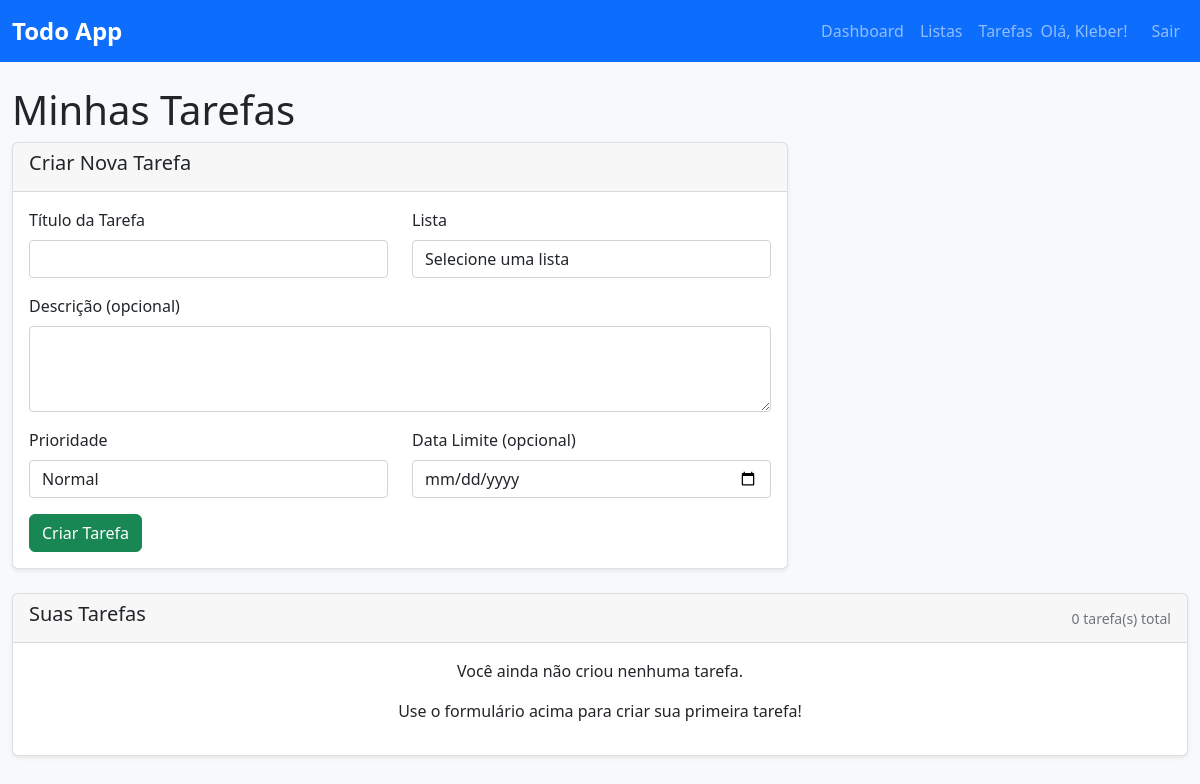
The page /tarefas (signed in) on the database as committed earlier.
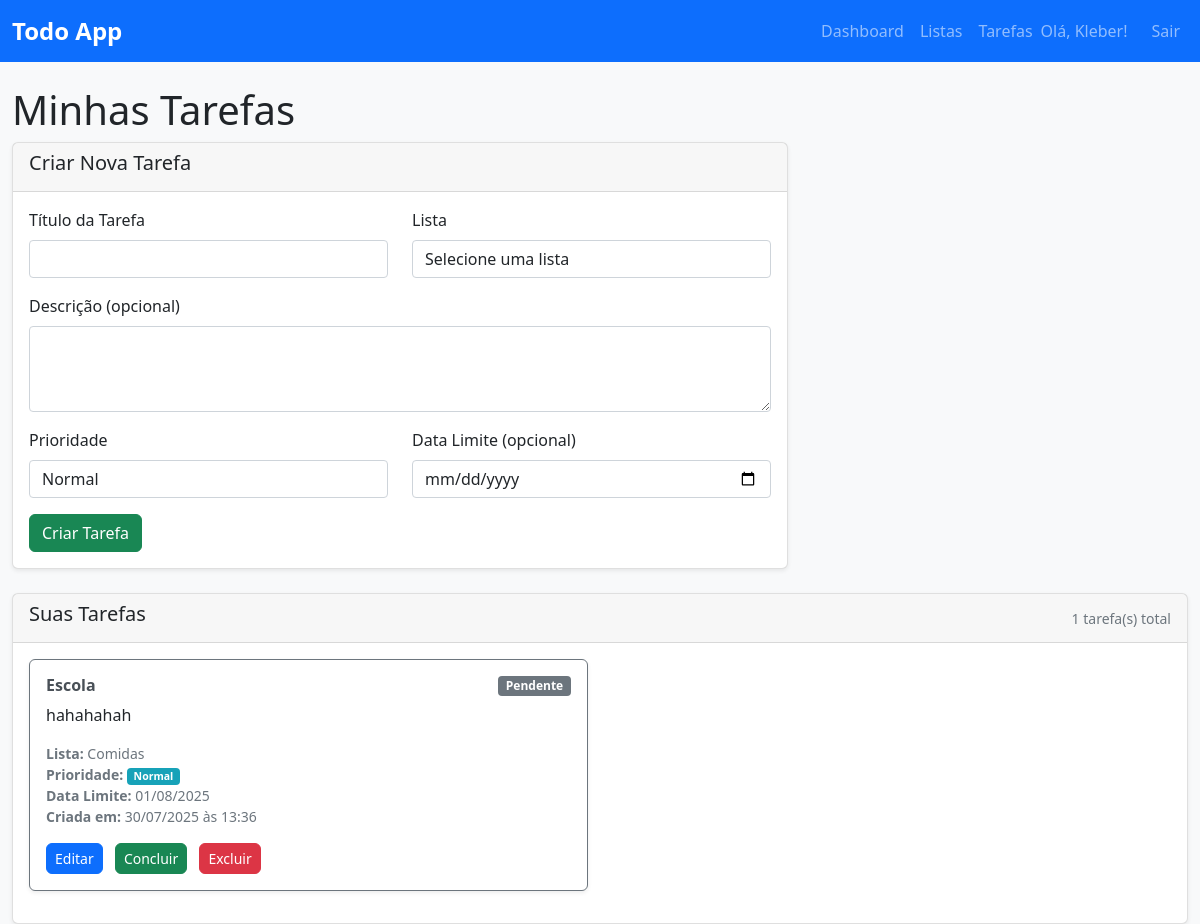
The same page on the database as committed later.
### models/outros_models.py (models this page shows, shortened)
class Tarefa(db.Model):
    __tablename__ = 'tarefa'
    id = db.Column(db.Integer, primary_key=True)
    titulo = db.Column(db.String(200), nullable=False)
    descricao = db.Column(db.Text)
    data_limite = db.Column(db.DateTime)
    concluida = db.Column(db.Boolean, default=False)
    prioridade = db.Column(db.String(20), default='Normal')  # Baixa, Normal, Alta, Urgente
    criada_em = db.Column(db.DateTime, default=datetime.utcnow)
    atualizada_em = db.Column(db.DateTime, default=datetime.utcnow, onupdate=datetime.utcnow)
    lista_id = db.Column(db.Integer, db.ForeignKey('lista.id'), nullable=False)
    usuario_id = db.Column(db.Integer, db.ForeignKey('usuario.id'), nullable=False)
    etiquetas = db.relationship('Etiqueta', secondary=tarefa_etiqueta, back_populates='tarefas')
    comentarios = db.relationship('Comentario', backref='tarefa', lazy=True)

class Lista(db.Model):
    __tablename__ = 'lista'
    id = db.Column(db.Integer, primary_key=True)
    nome = db.Column(db.String(120), nullable=False)
    usuario_id = db.Column(db.Integer, db.ForeignKey('usuario.id'), nullable=False)
    tarefas = db.relationship('Tarefa', backref='lista', lazy=True)

### controllers/main_controller.py (the view)
@main_bp.route('/tarefas')
@login_required
def tarefas():
    tarefas_usuario = Tarefa.query.filter_by(usuario_id=current_user.id).all()
    listas_usuario = Lista.query.filter_by(usuario_id=current_user.id).all()
    return render_template('main/tarefas.html', tarefas=tarefas_usuario, listas=listas_usuario)

### app.py (called while the page is built)
def create_app():
    app = Flask(__name__)
    app.config['SECRET_KEY'] = 'sua-chave-secreta-aqui'  # Mude isso para produção
    app.config['SQLALCHEMY_DATABASE_URI'] = 'sqlite:///todo_app.db'  # Banco SQLite
    app.config['SQLALCHEMY_TRACK_MODIFICATIONS'] = False
    db.init_app(app)
    login_manager = LoginManager()
    login_manager.init_app(app)
    login_manager.login_view = 'auth.login'  # Página de login
    login_manager.login_message = 'Por favor, faça login para acessar esta página.'
    @login_manager.user_loader
    def load_user(user_id):
        return Usuario.query.get(int(user_id))
    app.register_blueprint(auth_bp)
    app.register_blueprint(main_bp)
    with app.app_context():
        db.create_all()
    return app

### templates/main/tarefas.html (shortened to what the changed rows need)
{% extends "base.html" %}
{% block content %}
<div class="row">
    <div class="col-12">
        <h1>Minhas Tarefas</h1>
    </div>
</div>
<div class="row">
    <div class="col-12">
        <div class="card">
            <div class="card-header d-flex justify-content-between align-items-center">
                <h5>Suas Tarefas</h5>
                <small class="text-muted">{{ tarefas|length }} tarefa(s) total</small>
            </div>
            <div class="card-body">
                {% if tarefas %}
                    <div class="row">
                        {% for tarefa in tarefas %}
                        <div class="col-md-6 mb-3">
                            <div class="card {{ 'border-success' if tarefa.concluida else 'border-secondary' }}">
                                <div class="card-body">
                                    <div class="d-flex justify-content-between align-items-start">
                                        <h6 class="card-title">{{ tarefa.titulo }}</h6>
                                        <span class="badge bg-{{ 'success' if tarefa.concluida else 'secondary' }}">
                                            {{ 'Concluída' if tarefa.concluida else 'Pendente' }}
                                        </span>
                                    </div>
                                    {% if tarefa.descricao %}
                                    <p class="card-text">{{ tarefa.descricao[:100] }}{% if tarefa.descricao|length > 100 %}...{% endif %}</p>
                                    {% endif %}
                                    <div class="row text-muted small">
                                        <div class="col-12">
                                            <strong>Lista:</strong> {{ tarefa.lista.nome }}
                                        </div>
                                        <div class="col-12">
                                            <strong>Prioridade:</strong>
                                            <span class="badge bg-{{ 'danger' if tarefa.prioridade == 'Urgente'
                                                                    else 'warning' if tarefa.prioridade == 'Alta'
                                                                    else 'info' if tarefa.prioridade == 'Normal'
                                                                    else 'secondary' }}">
                                                {{ tarefa.prioridade }}
                                            </span>
                                        </div>
                                        {% if tarefa.data_limite %}
                                        <div class="col-12">
                                            <strong>Data Limite:</strong> {{ tarefa.data_limite.strftime('%d/%m/%Y') }}
                                        </div>
                                        {% endif %}
                                        <div class="col-12">
                                            <strong>Criada em:</strong> {{ tarefa.criada_em.strftime('%d/%m/%Y às %H:%M') }}
                                        </div>
                                    </div>
                                    <div class="mt-3">
                                        <a href="{{ url_for('main.editar_tarefa', tarefa_id=tarefa.id) }}" class="btn btn-sm btn-primary">
                                            Editar
                                        </a>
                                        <form method="POST" action="{{ url_for('main.concluir_tarefa', tarefa_id=tarefa.id) }}" style="display: inline;">
                                            <button type="submit" class="btn btn-sm btn-{{ 'warning' if tarefa.concluida else 'success' }} ms-2">
                                                {{ 'Reabrir' if tarefa.concluida else 'Concluir' }}
                                            </button>
                                        </form>
                                        <form method="POST" action="{{ url_for('main.excluir_tarefa', tarefa_id=tarefa.id) }}"
                                              style="display: inline;"
                                              onsubmit="return confirm('Tem certeza que deseja excluir esta tarefa?')">
                                            <button type="submit" class="btn btn-sm btn-danger ms-2">
                                                Excluir
                                            </button>
                                        </form>
                                    </div>
                                </div>
                            </div>
                        </div>
                        {% endfor %}
                    </div>
                {% else %}
                    <div class="text-center">
                        <p>Você ainda não criou nenhuma tarefa.</p>
                        {% if not listas %}
                            <p>Primeiro você precisa <a href="{{ url_for('main.listas') }}">criar uma lista</a>!</p>
                        {% else %}
                            <p>Use o formulário acima para criar sua primeira tarefa!</p>
                        {% endif %}
                    </div>
                {% endif %}
            </div>
        </div>
    </div>
</div>
{% endblock %}

Rows that differ between the two databases and show on the page:
added Tarefa: titulo "Escola", concluida "Pendente", descricao "hahahahah", lista.nome "Comidas", prioridade "Normal", data_limite "01/08/2025", criada_em "30/07/2025 às 13:36", concluida "Concluir"
Other text that changed with them:
{{ tarefas|length }}: "0" → "1"
text no longer shown: "Você ainda não criou nenhuma tarefa. Use o formulário acima para criar sua primeira tarefa!"
